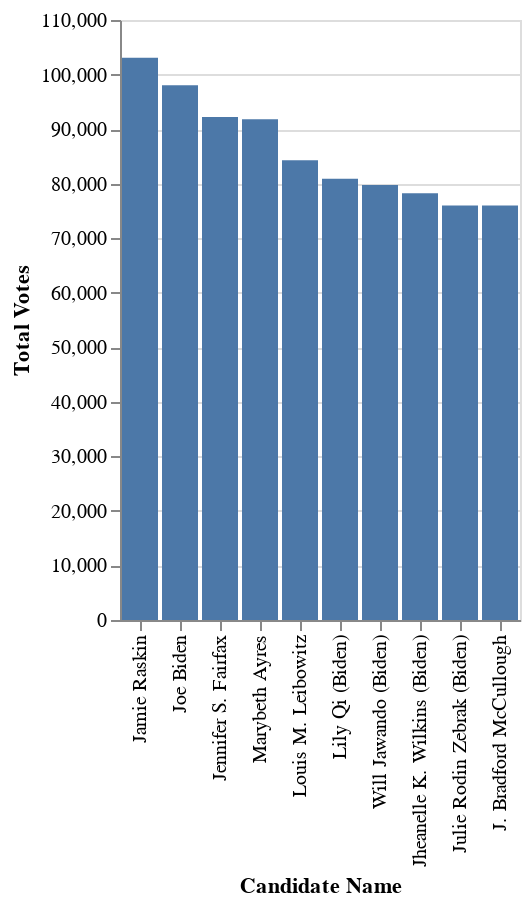

Here is the notebook cell this chart was saved with:
### Code cell
# prompt: Using dataframe cleaned_df: show top 10 candidates with the most votes in bar chart

# Import necessary libraries
import altair as alt

# Create a bar chart showing the top 10 candidates with the most total votes
chart = alt.Chart(cleaned_df.sort_values('Total Votes ', ascending=False).head(10)).mark_bar().encode(
    x=alt.X('Candidate Name', sort='-y'),  # Sort by total votes in descending order
    y='Total Votes '
)
chart

### Figure 1 — Vega-Lite specification as saved in the notebook (floating-point values rounded to 4 significant figures)
{"config": {"view": {"continuousWidth": 400, "continuousHeight": 300}}, "data": {"name": "data-035883c439306f7c24f0c2c839c6f05e"}, "mark": "bar", "encoding": {"x": {"field": "Candidate Name", "sort": "-y", "type": "nominal"}, "y": {"field": "Total Votes ", "type": "quantitative"}}, "$schema": "https://vega.github.io/schema/vega-lite/v4.17.0.json", "datasets": {"data-035883c439306f7c24f0c2c839c6f05e": [{"Office Name": "U.S. Congress", "Office District": "08", "Candidate Name": "Jamie Raskin", "Party": "DEM", "Winner": "Y", "Early Votes": 11837, "Election Night Votes": 37225, "Mail-In Ballot 1 Votes": 26261, "Provisional Votes": 3695, "Mail-In Ballot 2 Votes": 24051, "Total Votes ": 103069}, {"Office Name": "President - Vice Pres", "Office District": "08", "Candidate Name": "Joe Biden", "Party": "DEM", "Winner": "Y", "Early Votes": 11277, "Election Night Votes": 34650, "Mail-In Ballot 1 Votes": 25846, "Provisional Votes": 3514, "Mail-In Ballot 2 Votes": 22755, "Total Votes ": 98042}, {"Office Name": "Judge Circuit Court", "Office District": "Montgomery County Circuit Court 06", "Candidate Name": "Jennifer S. Fairfax", "Party": "DEM", "Winner": "Y", "Early Votes": 11846, "Election Night Votes": 34053, "Mail-In Ballot 1 Votes": 21921, "Provisional Votes": 3100, "Mail-In Ballot 2 Votes": 21281, "Total Votes ": 92201}, {"Office Name": "Judge Circuit Court", "Office District": "Montgomery County Circuit Court 06", "Candidate Name": "Marybeth Ayres", "Party": "DEM", "Winner": "Y", "Early Votes": 11761, "Election Night Votes": 33740, "Mail-In Ballot 1 Votes": 21883, "Provisional Votes": 3097, "Mail-In Ballot 2 Votes": 21313, "Total Votes ": 91794}, {"Office Name": "Judge Circuit Court", "Office District": "Montgomery County Circuit Court 06", "Candidate Name": "Louis M. Leibowitz", "Party": "DEM", "Winner": "Y", "Early Votes": 10863, "Election Night Votes": 30479, "Mail-In Ballot 1 Votes": 20309, "Provisional Votes": 2795, "Mail-In Ballot 2 Votes": 19844, "Total Votes ": 84290}, {"Office Name": "Democratic Delegates", "Office District": "08", "Candidate Name": "Lily Qi (Biden)", "Party": "DEM", "Winner": "Y", "Early Votes": 9933, "Election Night Votes": 29144, "Mail-In Ballot 1 Votes": 20692, "Provisional Votes": 2707, "Mail-In Ballot 2 Votes": 18402, "Total Votes ": 80878}, {"Office Name": "Democratic Delegates", "Office District": "08", "Candidate Name": "Will Jawando (Biden)", "Party": "DEM", "Winner": "Y", "Early Votes": 9976, "Election Night Votes": 28724, "Mail-In Ballot 1 Votes": 20143, "Provisional Votes": 2667, "Mail-In Ballot 2 Votes": 18243, "Total Votes ": 79753}, {"Office Name": "Democratic Delegates", "Office District": "08", "Candidate Name": "Jheanelle K. Wilkins (Biden)", "Party": "DEM", "Winner": "Y", "Early Votes": 9661, "Election Night Votes": 27926, "Mail-In Ballot 1 Votes": 19973, "Provisional Votes": 2613, "Mail-In Ballot 2 Votes": 18060, "Total Votes ": 78233}, {"Office Name": "Democratic Delegates", "Office District": "08", "Candidate Name": "Julie Rodin Zebrak (Biden)", "Party": "DEM", "Winner": "Y", "Early Votes": 9031, "Election Night Votes": 26544, "Mail-In Ballot 1 Votes": 20077, "Provisional Votes": 2476, "Mail-In Ballot 2 Votes": 17875, "Total Votes ": 76003}, {"Office Name": "Judge Circuit Court", "Office District": "Montgomery County Circuit Court 06", "Candidate Name": "J. Bradford McCullough", "Party": "DEM", "Winner": "Y", "Early Votes": 10053, "Election Night Votes": 27628, "Mail-In Ballot 1 Votes": 17751, "Provisional Votes": 2449, "Mail-In Ballot 2 Votes": 18102, "Total Votes ": 75983}]}}
